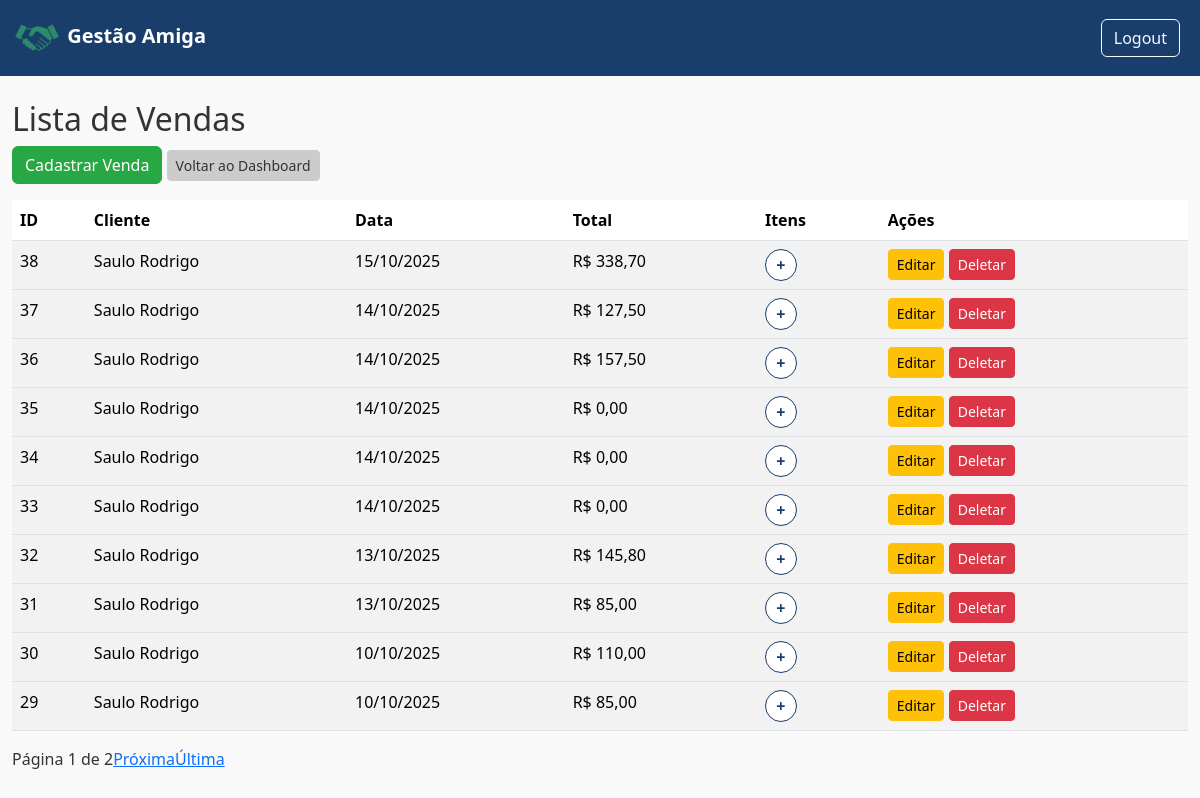
Page /9/vendas/ (signed in) on the earlier database version.
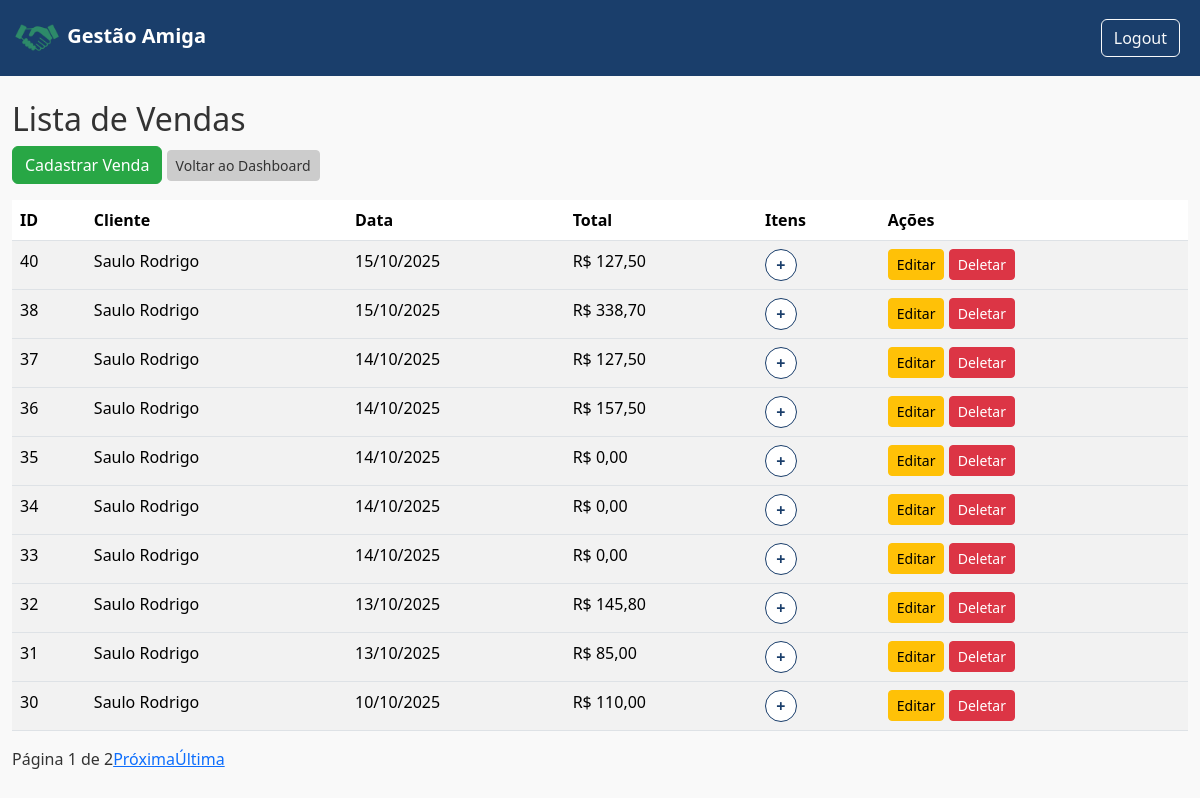
Same page on the later database version.
### gestao/models.py (models this page shows, shortened)
class Venda(models.Model):
    FORMAS_PAGAMENTO = [
        ('dinheiro', 'Espécie'),
        ('pix', 'PIX'),
        ('debito', 'Débito'),
        ('credito_avista', 'Crédito à vista'),
        ('credito_parcelado', 'Crédito Parcelado'),
    ]
    loja = models.ForeignKey(Loja, on_delete=models.CASCADE, related_name="vendas", default=1)
    cliente = models.ForeignKey(Cliente, on_delete=models.CASCADE, related_name="vendas_cliente", blank = True, null = True)
    forma_pagamento = models.CharField(max_length=20, choices=FORMAS_PAGAMENTO, default='dinheiro')
    parcelas = models.IntegerField(default=1)
    data = models.DateTimeField(auto_now_add=True)
    valor_total = models.DecimalField(max_digits=10, decimal_places=2, default=0)

class Cliente(models.Model):
    usuario = models.ForeignKey(User, on_delete=models.CASCADE)
    loja = models.ForeignKey(Loja, on_delete=models.CASCADE, default=1)
    nome = models.CharField(max_length=100)
    email = models.EmailField(blank=True, null=True)
    telefone = models.CharField(max_length=20, blank = True, null=True)
    endereco = models.TextField(blank = True, null=True)
    data_cadastro = models.DateTimeField(auto_now_add=True)
    total_compras = models.IntegerField(default=0)
    def __str__(self):
        return self.nome

### gestao/views.py (the view)
# urls.py: path('<int:loja_id>/vendas/', views.lista_vendas, name="lista_vendas"),
@login_required
def lista_vendas(request, loja_id):
    vendas = Venda.objects.filter(loja_id=loja_id).prefetch_related('itens').order_by('-id')
    paginator = Paginator(vendas, 10)
    page_number = request.GET.get('page')
    page_obj = paginator.get_page(page_number)
    return render(
        request,
        'financeiro/lista_vendas.html',
        {
            'vendas': page_obj,
            'loja_id': loja_id,
            'page_obj': page_obj
        }
    )

### templates/financeiro/lista_vendas.html (shortened to what this page needs)
{% extends 'base.html' %}
{% block content %}
<h2>Lista de Vendas</h2>
<a href="{% url 'cadastrar_venda' loja_id %}" class="btn btn-primary">Cadastrar Venda</a>
<a href="{% url 'dashboard_loja' loja_id %}" class="btn btn-secondary btn-sm">Voltar ao Dashboard</a>
<div class="table-responsive mt-3">
<table class="table table-striped">
    <thead>
        <tr>
            <th style="text-align: left;">ID</th>
            <th>Cliente</th>
            <th>Data</th>
            <th>Total</th>
            <th>Itens</th>
            <th>Ações</th>
        </tr>
    </thead>
    <tbody>
        {% for venda in page_obj %}
        <tr>
            <td style="text-align: left;">{{ venda.id }}</td>
            <td>{{ venda.cliente }}</td>
            <td>{{ venda.data|date:"d/m/Y" }}</td>
            <td>R$ {{ venda.valor_total }}</td>
            <td>
                <button class="toggle-itens" data-id="{{ venda.id }}">+</button>
            </td>
            <td>
                <a href="{% url 'editar_venda' loja_id venda.id %}" class="btn btn-warning btn-sm">Editar</a>
                <a href="{% url 'deletar_venda' loja_id venda.id %}" class="btn btn-danger btn-sm">Deletar</a>
            </td>
        </tr>
        {% endfor %}
    </tbody>
</table>
</div>
<div class="pagination">
    <span>Página {{ page_obj.number }} de {{ page_obj.paginator.num_pages }}</span>
    {% if page_obj.has_next %}
        <a href="?page={{ page_obj.next_page_number }}">Próxima</a>
        <a href="?page={{ page_obj.paginator.num_pages }}">Última</a>
    {% endif %}
</div>
{% endblock%}

### templates/base.html (shortened to what this page needs)
{% load static %}
<!DOCTYPE html>
<html>
<head>
    <link href="https://cdn.jsdelivr.net/npm/bootstrap@5.3.2/dist/css/bootstrap.min.css" rel="stylesheet">
    <link rel="stylesheet" href="{% static 'css/estilo.css' %}">
</head>
<body>
<nav class="navbar navbar-dark" style="background-color: #1a3e6b;">
    <div class="container-fluid">
        <a class="navbar-brand" href="#">
            <img src="{% static 'img/logo.png' %}" alt="Gestão Amiga" height="50">
            <span class="brand-text">Gestão Amiga</span>
        </a>
        <div class="d-flex">
            {% if user.is_authenticated %}
                <a class="btn btn-outline-light me-2" href="{% url 'logout' %}">Logout</a>
            {% else %}
                <a class="btn btn-outline-light me-2" href="{% url 'login' %}">Login</a>
            {% endif %}
        </div>
    </div>
</nav>
<div class="container-fluid">
    <div class="row">
        <main class="{% if mostrar_sidebar %}col-md-10 ms-sm-auto col-lg-10 px-md-4{% else %}col-12{% endif %} py-4">
            {% block content %}{% endblock %}
        </main>
    </div>
</div>
</body>
</html>

### static/css/estilo.css (style rules this page uses)
:root { --cor-fundo: #f9f9f9; --cor-primaria: #1a3e6b; --cor-secundaria: #28a745; --cor-texto: #333333; --cor-borda: #e0e0e0; }
body { background-color: var(--cor-fundo); color: var(--cor-texto); }
.navbar { background-color: var(--cor-primaria); color: white; }
.brand-text { font-size: 20px; font-weight: bold }
.btn-primary { background-color: var(--cor-secundaria); border-color: var(--cor-secundaria); color: white; }
.btn-secondary { background-color: #cccccc; border-color: #cccccc; color: #333333; }
.btn-danger { background-color: #dc3545; border-color: #dc3545; color: #fff; }
.toggle-itens { width: 32px; height: 32px; border-radius: 50%; border: 1px solid var(--cor-primaria); background-color: white; color: var(--cor-primaria); font-weight: bold; cursor: pointer; transition: all 0.2 ease; }

Differences in the rows shown:
no longer on this page (row unchanged): Venda: id "29", cliente "Saulo Rodrigo", data "10/10/2025", valor_total "85,00"
added Venda: id "40", cliente "Saulo Rodrigo", data "15/10/2025", valor_total "127,50"
